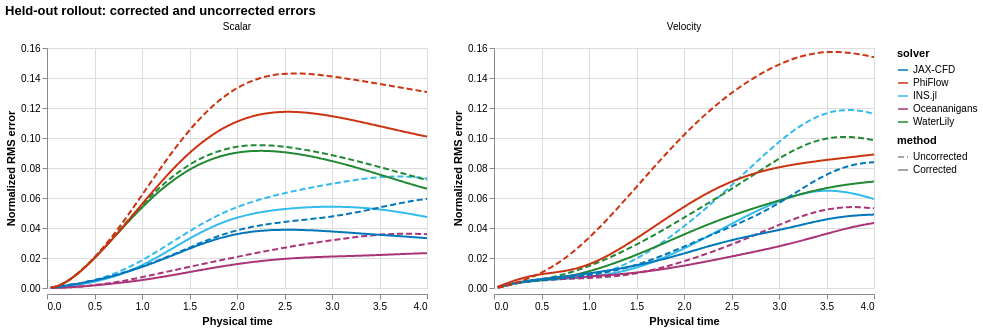

Express this chart as Vega-Lite.
### Vega-Lite specification from a JSON file in a GitHub repository (floating-point values rounded to 4 significant figures; data arrays with more than 128 entries replaced by an {"elided": "..."} marker saying what was removed)
{"config": {"view": {"continuousWidth": 300, "continuousHeight": 300}}, "data": {"name": "data-9263bbddb4af85706a14f983f220ba5e"}, "facet": {"column": {"field": "field", "title": null, "type": "nominal"}}, "spec": {"mark": {"type": "line"}, "encoding": {"color": {"field": "solver", "scale": {"domain": ["JAX-CFD", "PhiFlow", "INS.jl", "Oceananigans", "WaterLily"], "range": ["#0077BB", "#CC3311", "#33BBEE", "#AA3377", "#228833"]}, "type": "nominal"}, "strokeDash": {"field": "method", "scale": {"domain": ["Uncorrected", "Corrected"], "range": [[6, 3], [1, 0]]}, "type": "nominal"}, "tooltip": [{"field": "solver", "type": "nominal"}, {"field": "method", "type": "nominal"}, {"field": "field", "type": "nominal"}, {"field": "time", "type": "quantitative"}, {"field": "error", "format": ".5g", "type": "quantitative"}], "x": {"field": "time", "title": "Physical time", "type": "quantitative"}, "y": {"field": "error", "scale": {"zero": true}, "title": "Normalized RMS error", "type": "quantitative"}}, "height": 240, "width": 380}, "resolve": {"scale": {"y": "independent"}}, "title": "Held-out rollout: corrected and uncorrected errors", "$schema": "https://vega.github.io/schema/vega-lite/v6.4.1.json", "datasets": {"data-9263bbddb4af85706a14f983f220ba5e": {"elided": "2000 records"}}, "usermeta": {"renderer": "svg"}}
